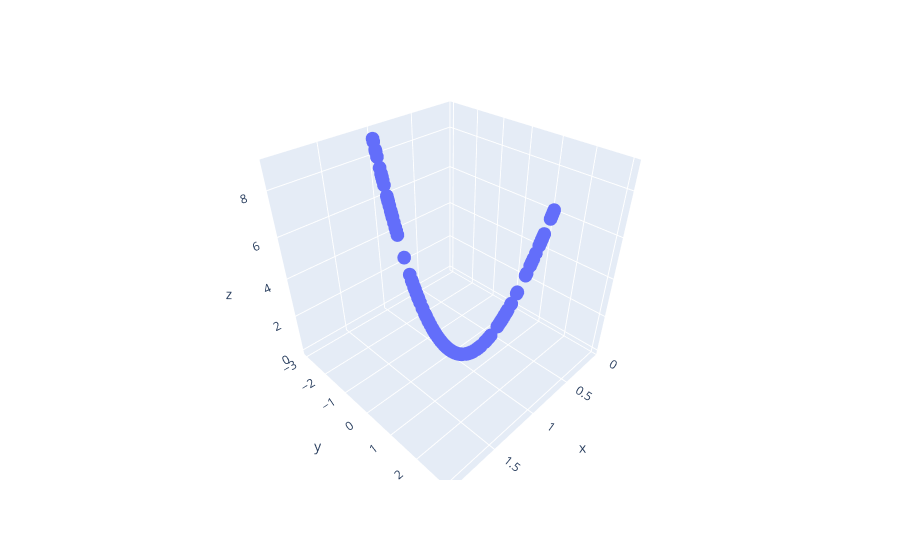

Source (notebook cell):
### Code cell
import plotly.express as px
px.scatter_3d(X_train_trans, x = X_train_trans[:,0], y = X_train_trans[:,1], z = X_train_trans[:,2])

### Figure 1 — Plotly figure (JSON) as saved in the notebook; plotly's stock layout.template omitted (floating-point values rounded to 4 significant figures; data arrays with more than 128 entries replaced by an {"elided": "..."} marker saying what was removed)
{"data": [{"hovertemplate": "x=%{x}<br>y=%{y}<br>z=%{z}<extra></extra>", "legendgroup": "", "marker": {"color": "#636efa", "symbol": "circle"}, "mode": "markers", "name": "", "scene": "scene", "showlegend": false, "type": "scatter3d", "x": {"elided": "160 float values"}, "y": {"elided": "160 float values"}, "z": {"elided": "160 float values"}}], "layout": {"legend": {"tracegroupgap": 0}, "margin": {"t": 60}, "scene": {"domain": {"x": [0, 1], "y": [0, 1]}, "xaxis": {"title": {"text": "x"}}, "yaxis": {"title": {"text": "y"}}, "zaxis": {"title": {"text": "z"}}}}}
